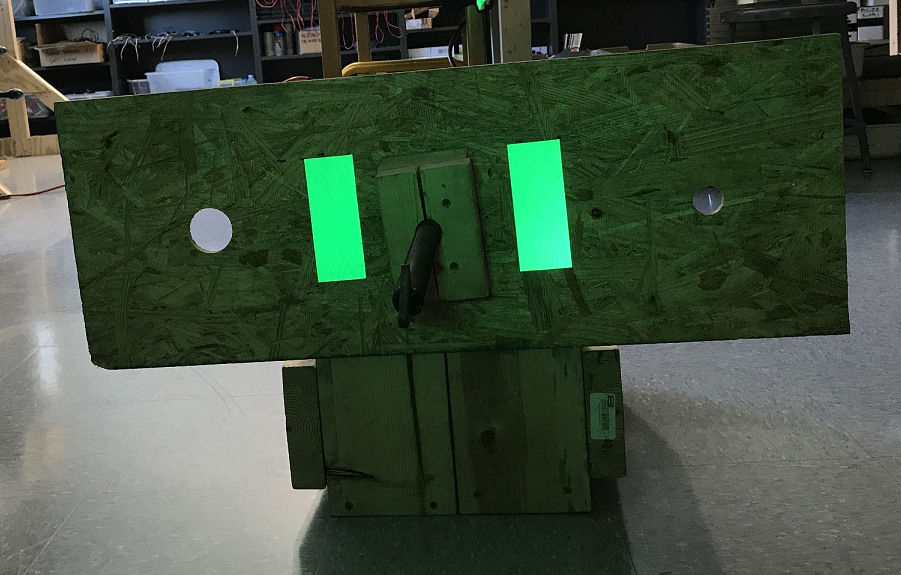
#> input picture NapalmVision2017PostSCRIW/testimagesmall.png, 901 x 575 px, found by its file name
$ python bgr_color_test.py   (older library calls are emulated)
#> lines starting #> are read from the running program, lines starting #| are printed output that depends on the picture; after the words box and inside, x2 and y2 are one past the last pixel; in counts of white or black regions, pixels touching at a corner belong together
import cv2
import numpy

test_path = "C:\\Users\\FRC_STANDARD_USER\\Desktop\\Python Vision Code\\Python Vision Repository\\NapalmVision2017PostSCRIW\\rgb_hsv.png"
photo_path = "C:\\Users\\FRC_STANDARD_USER\Desktop\\Python Vision Code\\Python Vision Repository\\NapalmVision2017PostSCRIW\\testimagesmall.png"

img = cv2.imread(photo_path)
#> img is the input picture: shape (575, 901, 3); mean B, G, R 62, 79.4, 63.8
#img = cv2.imread(test_path)
img_copy = img.copy()
GREEN_LOWER = numpy.array([0, 30, 0]) #BGR COLOR VALUES
GREEN_UPPER = numpy.array([80, 255, 80]) #BGR COLOR VALUES
mask = cv2.inRange(img, GREEN_LOWER, GREEN_UPPER)
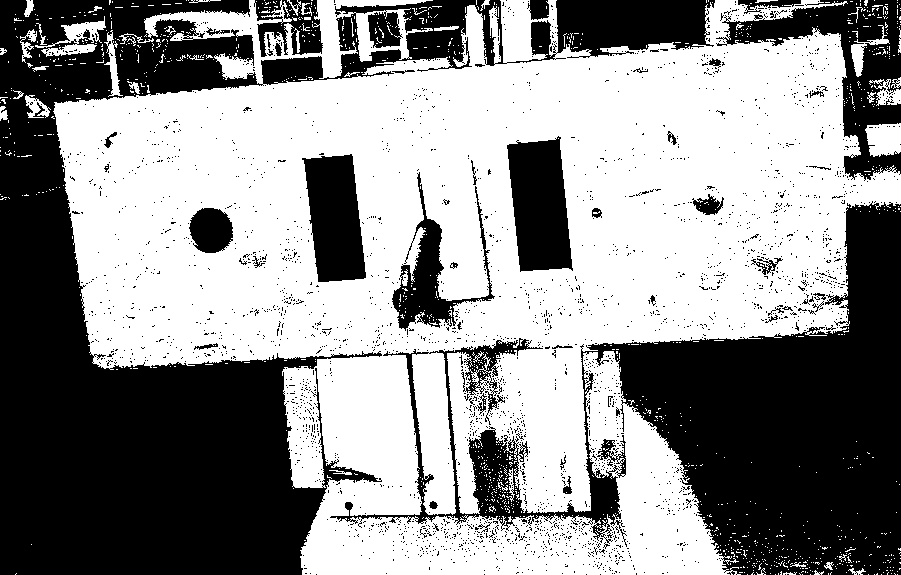
#> mask: shape (575, 901); 56% white; 2746 black regions (2699 under 20 px)
cv2.imshow("mask", mask)
image, cons, hiers = cv2.findContours(mask, cv2.RETR_TREE, cv2.CHAIN_APPROX_SIMPLE)
#> cons = 5268 contours, 5146 with area under 20; largest, box (x1, y1, x2, y2) and area: (53, 0, 901, 575) 306127, (506, 135, 574, 273) 6954, (301, 153, 367, 283) 6196, (391, 171, 496, 332) 4578, (188, 207, 234, 254) 1618
cv2.drawContours(img_copy, cons, -1, (0, 0, 255), 3)
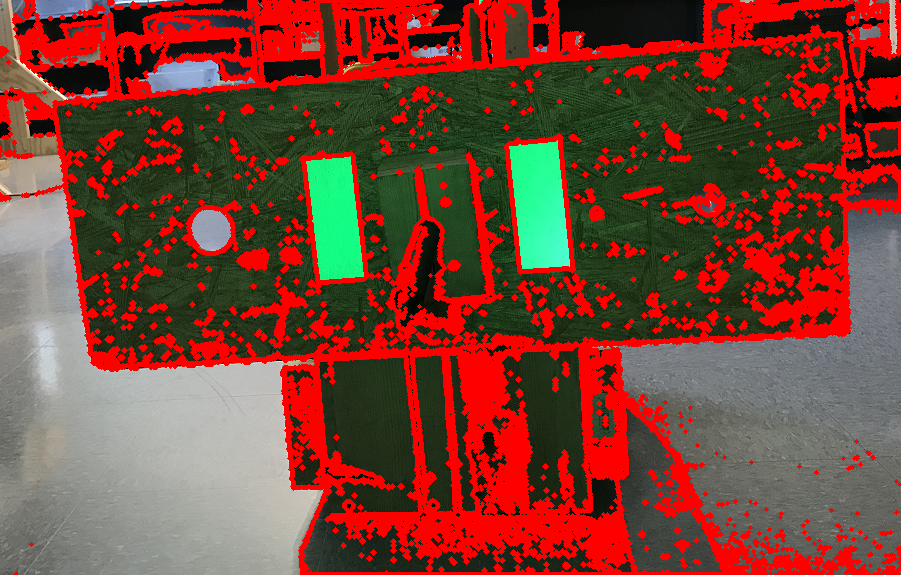
#> img_copy: shape (575, 901, 3); mean B, G, R 53.2, 66.7, 120.9
cv2.imshow("the image", img_copy)
cv2.waitKey(0)
cv2.destroyAllWindows()

$ run again, with NapalmVision2017PostSCRIW/bd_test.png copied over NapalmVision2017PostSCRIW/testimagesmall.png
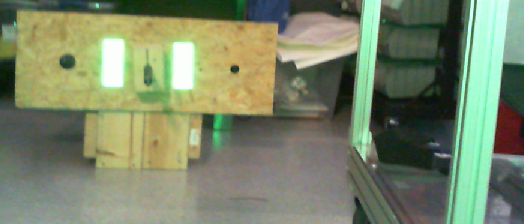
#> input picture NapalmVision2017PostSCRIW/bd_test.png, 524 x 224 px, found by its file name
#> img is the input picture: shape (224, 524, 3); mean B, G, R 105.5, 134, 122.7
#> `mask = cv2.inRange(img, GREEN_LOWER, GREEN_UPPER)`:
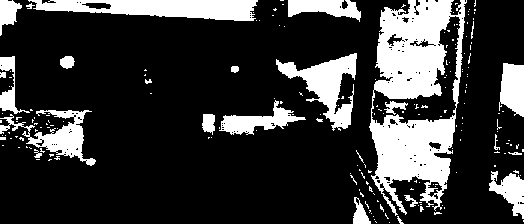
#> mask: shape (224, 524); 21.9% white; 192 white regions (168 under 20 px)
#> cons = 319 contours, 288 with area under 20; largest, box (x1, y1, x2, y2) and area: (369, 0, 467, 216) 14540, (371, 15, 461, 126) 3200, (28, 0, 258, 21) 3100, (276, 53, 357, 131) 2197, (0, 110, 96, 166) 1516
#> `cv2.drawContours(img_copy, cons, -1, (0, 0, 255), 3)`:
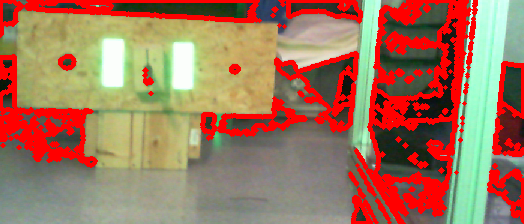
#> img_copy: shape (224, 524, 3); mean B, G, R 92.3, 118.2, 160.8
